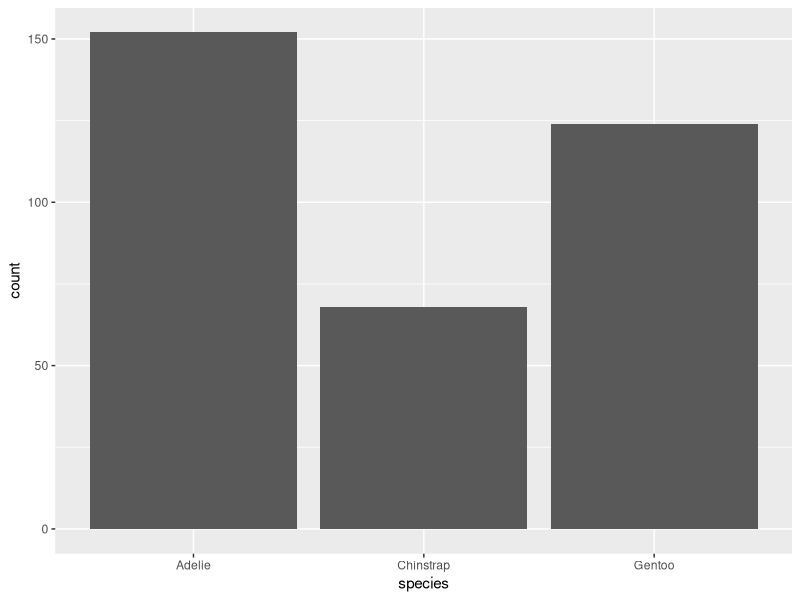
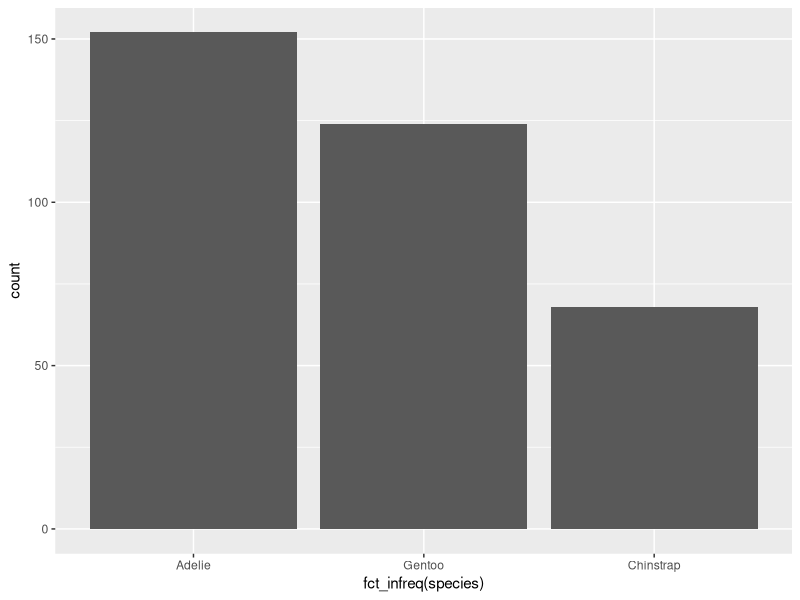
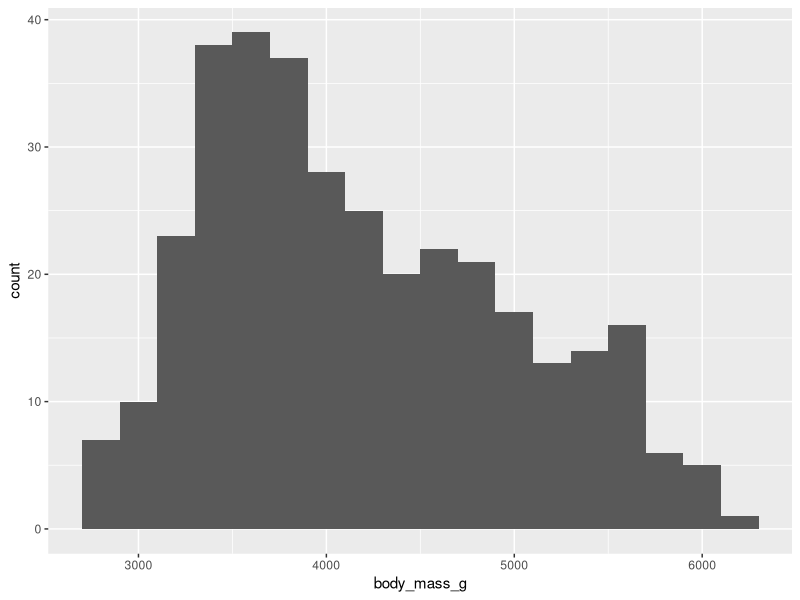
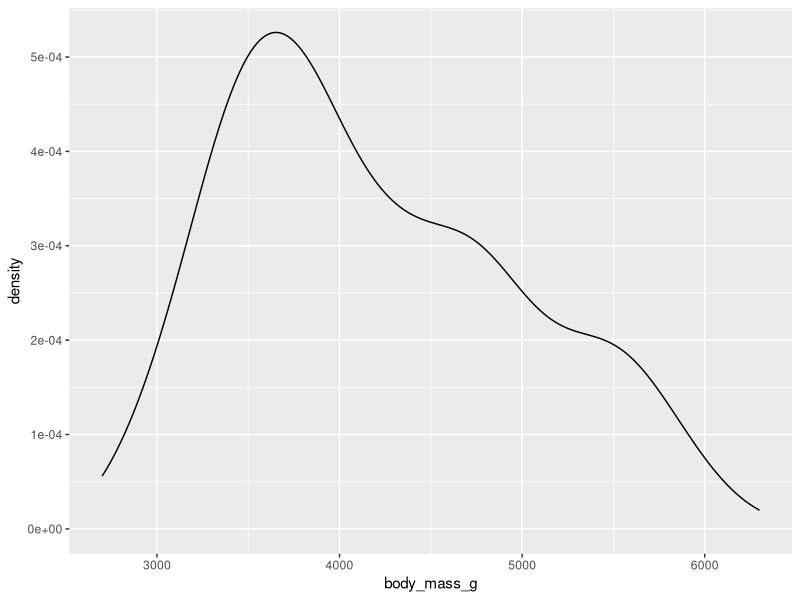
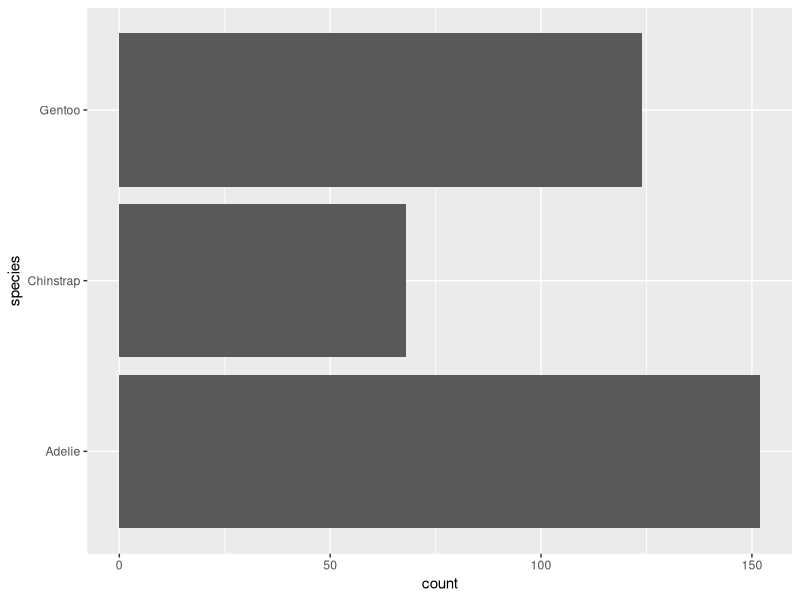
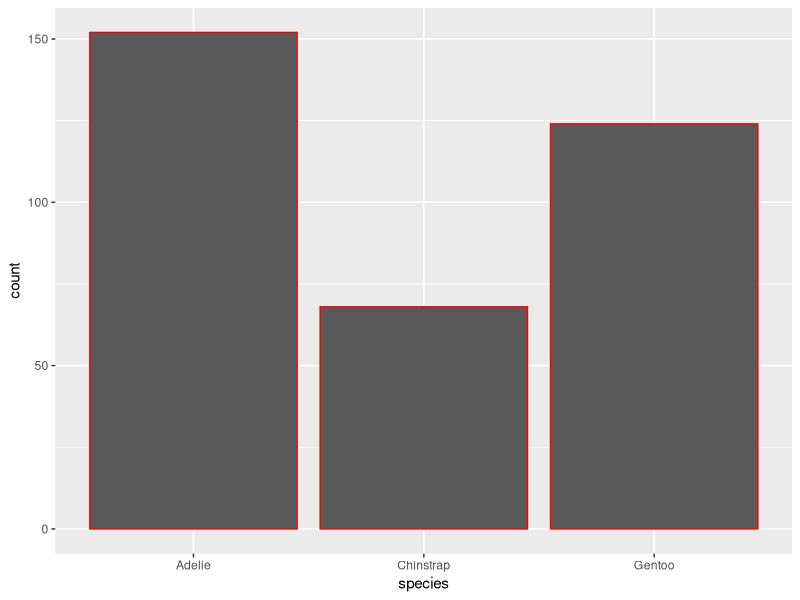
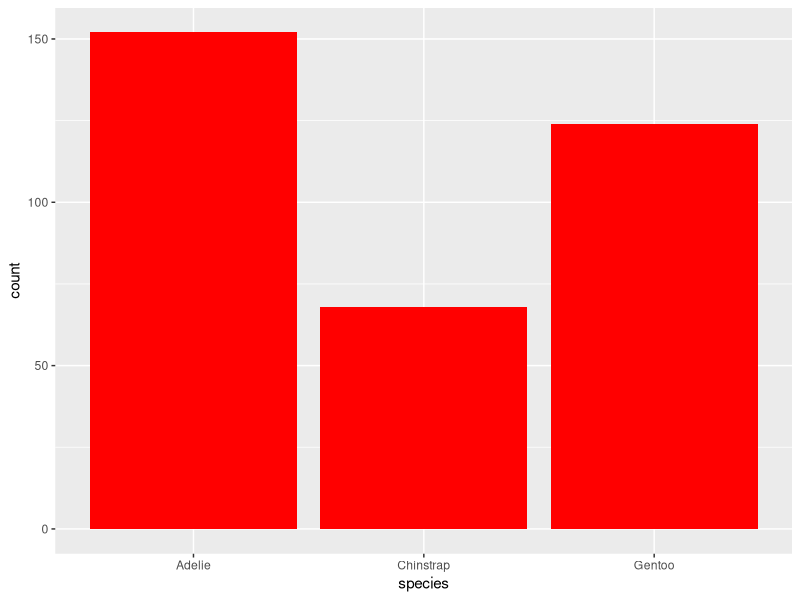
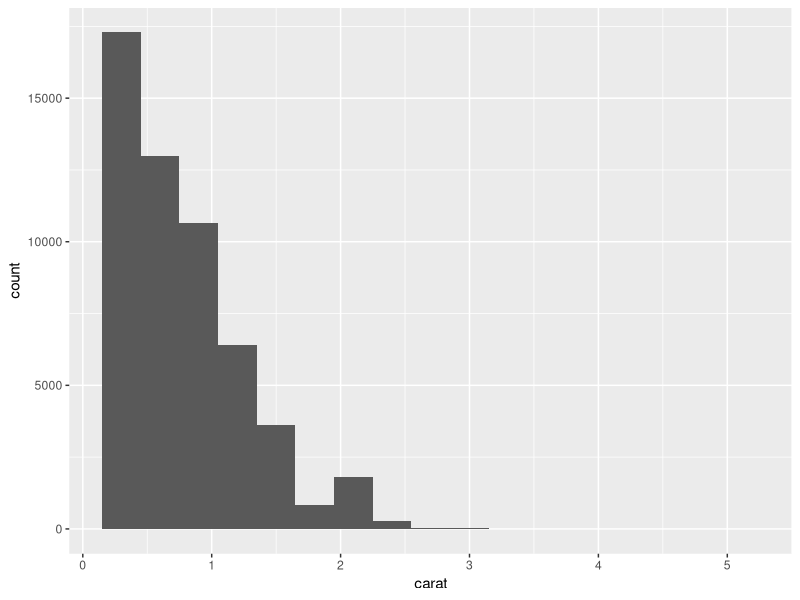

These figures' R source, in order:
"
How you visualize the distribution of a variable depends on the type of variable: categorical or numerical.
"

library(tidyverse)
library(palmerpenguins)
library(ggthemes)
library(ggplot2)
library(forcats)


# 1.4.1 A categorical variable --------------------------------------------


# A variable is categorical if it can only take one of a small set of values. 

ggplot(penguins, aes(x = species)) +
  geom_bar()

"
In bar plots of categorical variables with non-ordered levels, 
like the penguin species above, 
it’s often preferable to reorder the bars based on their frequencies.
"

# fct_inorder(): by the order in which they first appear.

# fct_infreq(): by number of observations with each level (largest first)

# fct_inseq(): by numeric value of level.

ggplot(penguins, aes(x = fct_infreq(species))) +
  geom_bar()


# 1.4.2 A numerical variable ----------------------------------------------


"
A variable is numerical (or quantitative) if it can take on a wide range of numerical values, 
and it is sensible to add, subtract, or take averages with those values. 
Numerical variables can be continuous or discrete.
"

ggplot(penguins, aes(x = body_mass_g)) +
  geom_histogram(binwidth = 200)


# An alternative visualization for distributions of numerical variables is a density plot.

ggplot(penguins, aes(x = body_mass_g)) +
  geom_density()
#> Warning: Removed 2 rows containing non-finite outside the scale range
#> (`stat_density()`).


# 1.4.3 Exercises ---------------------------------------------------------


# 1 Make a bar plot of species of penguins, where you assign species to the y aesthetic. How is this plot different?

ggplot(penguins, aes(y = species)) +
  geom_bar()

# Answer: it tilts it side ways and is harder to read compared to the first example.

# 2 How are the following two plots different? 
#   Which aesthetic, color or fill, is more useful for changing the color of bars?

ggplot(penguins, aes(x = species)) +
  geom_bar(color = "red")

# Answer: gives a red line around the bar

ggplot(penguins, aes(x = species)) +
  geom_bar(fill = "red")

# Answer: fills the bar with the color red

# 3 What does the bins argument in geom_histogram() do?

# Answer the bins argument desides how "big" each bin is " be wise to chose the correct size"

# 4 Make a histogram of the carat variable in the diamonds dataset 
#   that is available when you load the tidyverse package. 
#   Experiment with different binwidths. What binwidth reveals the most interesting patterns?

ggplot(diamonds, aes(x = carat)) +
  geom_histogram(binwidth = 0.3)

# around 0.3 gives a nice histogram were it is possible to read x amount of diamons with a given carat.
